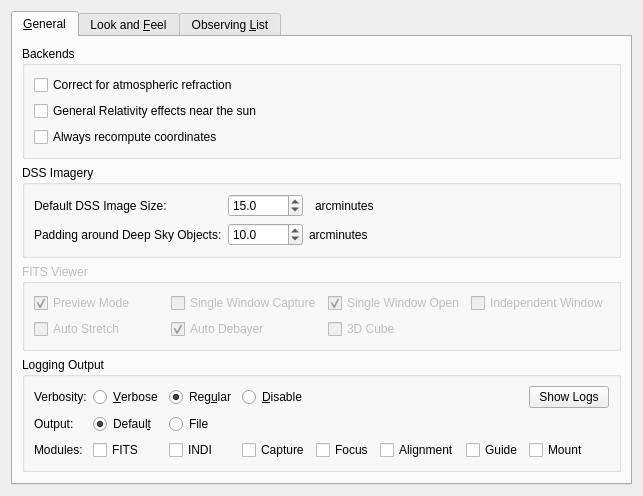
<?xml version="1.0" encoding="UTF-8"?>
<ui version="4.0">
 <class>OpsAdvanced</class>
 <widget class="QWidget" name="OpsAdvanced">
  <property name="geometry">
   <rect>
    <x>0</x>
    <y>0</y>
    <width>584</width>
    <height>418</height>
   </rect>
  </property>
  <layout class="QVBoxLayout" name="verticalLayout_5">
   <item>
    <widget class="QTabWidget" name="AdvancedOptionsTabWidget">
     <property name="currentIndex">
      <number>0</number>
     </property>
     <widget class="QWidget" name="tab">
      <attribute name="title">
       <string>&amp;General</string>
      </attribute>
      <layout class="QVBoxLayout" name="verticalLayout">
       <item>
        <widget class="QGroupBox" name="BackendsGroupBox">
         <property name="title">
          <string>Backends</string>
         </property>
         <layout class="QVBoxLayout" name="verticalLayout_4">
          <item>
           <widget class="QCheckBox" name="kcfg_UseRefraction">
            <property name="toolTip">
             <string>Correct coordinates of objects for the effects of the atmosphere</string>
            </property>
            <property name="whatsThis">
             <string>The atmosphere bends light passing through it, like a lens.  If this item is checked, this &quot;atmospheric refraction&quot; will be simulated in the sky map.  Note that this correction is only applied when using the Horizontal coordinate system.</string>
            </property>
            <property name="text">
             <string>Correct for atmospheric refraction</string>
            </property>
           </widget>
          </item>
          <item>
           <widget class="QCheckBox" name="kcfg_UseRelativistic">
            <property name="toolTip">
             <string>Correct for the effect of sun's gravity on star positions, as predicted by General Relativity, and verified by Eddington's experiment.</string>
            </property>
            <property name="text">
             <string>General Relativity effects near the sun</string>
            </property>
           </widget>
          </item>
          <item>
           <widget class="QCheckBox" name="kcfg_AlwaysRecomputeCoordinates">
            <property name="whatsThis">
             <string>Checking this option causes recomputation of current equatorial coordinates from catalog coordinates (i.e. application of precession, nutation and aberration corrections) for every redraw of the map. This makes processing slower when there are many stars to handle, but is more likely to be bug-free. There are known bugs in the rendering of stars when this recomputation is avoided.</string>
            </property>
            <property name="text">
             <string>Always recompute coordinates</string>
            </property>
           </widget>
          </item>
         </layout>
        </widget>
       </item>
       <item>
        <widget class="QGroupBox" name="ImageryGroupBox">
         <property name="title">
          <string>DSS Imagery</string>
         </property>
         <layout class="QGridLayout" name="gridLayout">
          <item row="0" column="0">
           <widget class="QLabel" name="label">
            <property name="text">
             <string>Default DSS Image Size: </string>
            </property>
           </widget>
          </item>
          <item row="0" column="1">
           <widget class="QDoubleSpinBox" name="kcfg_DefaultDSSImageSize">
            <property name="sizePolicy">
             <sizepolicy hsizetype="Minimum" vsizetype="Fixed">
              <horstretch>0</horstretch>
              <verstretch>0</verstretch>
             </sizepolicy>
            </property>
            <property name="minimumSize">
             <size>
              <width>75</width>
              <height>0</height>
             </size>
            </property>
            <property name="decimals">
             <number>1</number>
            </property>
            <property name="minimum">
             <double>1.000000000000000</double>
            </property>
            <property name="maximum">
             <double>75.000000000000000</double>
            </property>
            <property name="value">
             <double>15.000000000000000</double>
            </property>
           </widget>
          </item>
          <item row="0" column="3">
           <widget class="QLabel" name="DefaultDSSImageSizeUnitLabel">
            <property name="sizePolicy">
             <sizepolicy hsizetype="Expanding" vsizetype="Preferred">
              <horstretch>0</horstretch>
              <verstretch>0</verstretch>
             </sizepolicy>
            </property>
            <property name="text">
             <string>arcminutes</string>
            </property>
           </widget>
          </item>
          <item row="1" column="0">
           <widget class="QLabel" name="label_3">
            <property name="text">
             <string>Padding around Deep Sky Objects:</string>
            </property>
           </widget>
          </item>
          <item row="1" column="1">
           <widget class="QDoubleSpinBox" name="kcfg_DSSPadding">
            <property name="minimumSize">
             <size>
              <width>75</width>
              <height>0</height>
             </size>
            </property>
            <property name="decimals">
             <number>1</number>
            </property>
            <property name="minimum">
             <double>1.000000000000000</double>
            </property>
            <property name="maximum">
             <double>75.000000000000000</double>
            </property>
            <property name="value">
             <double>10.000000000000000</double>
            </property>
           </widget>
          </item>
          <item row="1" column="2" colspan="2">
           <widget class="QLabel" name="DSSPaddingUnitLabel">
            <property name="sizePolicy">
             <sizepolicy hsizetype="Expanding" vsizetype="Preferred">
              <horstretch>0</horstretch>
              <verstretch>0</verstretch>
             </sizepolicy>
            </property>
            <property name="text">
             <string>arcminutes</string>
            </property>
           </widget>
          </item>
         </layout>
        </widget>
       </item>
       <item>
        <widget class="QGroupBox" name="FITSViewerGroup">
         <property name="enabled">
          <bool>false</bool>
         </property>
         <property name="title">
          <string>FITS Viewer</string>
         </property>
         <layout class="QGridLayout" name="gridLayout_3">
          <item row="0" column="0">
           <widget class="QCheckBox" name="kcfg_singlePreviewFITS">
            <property name="toolTip">
             <string>Display all captured FITS images in a single tab instead of multiple tabs per image.</string>
            </property>
            <property name="statusTip">
             <string/>
            </property>
            <property name="whatsThis">
             <string/>
            </property>
            <property name="text">
             <string>Preview Mode</string>
            </property>
            <property name="checked">
             <bool>true</bool>
            </property>
           </widget>
          </item>
          <item row="0" column="1">
           <widget class="QCheckBox" name="kcfg_singleWindowCapturedFITS">
            <property name="toolTip">
             <string>Display captured FITS images from all cameras in a single FITS Viewer window instead of a dedicated window to each camera.</string>
            </property>
            <property name="whatsThis">
             <string/>
            </property>
            <property name="text">
             <string>Single Window Capture</string>
            </property>
            <property name="checked">
             <bool>false</bool>
            </property>
           </widget>
          </item>
          <item row="0" column="2">
           <widget class="QCheckBox" name="kcfg_singleWindowOpenedFITS">
            <property name="toolTip">
             <string>Display opened FITS images in a single FITS Viewer window instead of a dedicated window to each file.</string>
            </property>
            <property name="whatsThis">
             <string/>
            </property>
            <property name="text">
             <string>Single Window Open</string>
            </property>
            <property name="checked">
             <bool>true</bool>
            </property>
           </widget>
          </item>
          <item row="0" column="3">
           <widget class="QCheckBox" name="kcfg_independentWindowFITS">
            <property name="toolTip">
             <string>Make FITS Viewer window independent from KStars</string>
            </property>
            <property name="text">
             <string>Independent Window</string>
            </property>
           </widget>
          </item>
          <item row="1" column="0">
           <widget class="QCheckBox" name="kcfg_AutoStretch">
            <property name="toolTip">
             <string>Always apply auto stretch to images in FITS Viewer</string>
            </property>
            <property name="text">
             <string>Auto Stretch</string>
            </property>
           </widget>
          </item>
          <item row="1" column="1">
           <widget class="QCheckBox" name="kcfg_autoDebayerFITS">
            <property name="toolTip">
             <string>Automatially debayer captured image if it contains a bayer pattern</string>
            </property>
            <property name="text">
             <string>Auto Debayer</string>
            </property>
            <property name="checked">
             <bool>true</bool>
            </property>
           </widget>
          </item>
          <item row="1" column="2">
           <widget class="QCheckBox" name="kcfg_auto3DCube">
            <property name="toolTip">
             <string>Process 3D (RGB) FITS images. If unchecked, only first channel is processed.</string>
            </property>
            <property name="text">
             <string>3D Cube</string>
            </property>
           </widget>
          </item>
         </layout>
        </widget>
       </item>
       <item>
        <widget class="QGroupBox" name="groupBox">
         <property name="title">
          <string>Logging Output</string>
         </property>
         <layout class="QGridLayout" name="gridLayout_2">
          <item row="0" column="0">
           <widget class="QLabel" name="label_4">
            <property name="text">
             <string>Verbosity:</string>
            </property>
           </widget>
          </item>
          <item row="1" column="2">
           <widget class="QRadioButton" name="kcfg_LogToFile">
            <property name="toolTip">
             <string>Log output to log file</string>
            </property>
            <property name="text">
             <string>File</string>
            </property>
            <attribute name="buttonGroup">
             <string notr="true">logbuttonGroup</string>
            </attribute>
           </widget>
          </item>
          <item row="0" column="2">
           <widget class="QRadioButton" name="kcfg_RegularLogging">
            <property name="toolTip">
             <string>Enable regular debug output</string>
            </property>
            <property name="text">
             <string>Reg&amp;ular</string>
            </property>
            <property name="checked">
             <bool>true</bool>
            </property>
            <attribute name="buttonGroup">
             <string notr="true">verbosityButtonGroup</string>
            </attribute>
           </widget>
          </item>
          <item row="2" column="5">
           <widget class="QCheckBox" name="kcfg_AlignmentLogging">
            <property name="toolTip">
             <string>Log Ekos Alignment module activity</string>
            </property>
            <property name="text">
             <string>Alignment</string>
            </property>
            <attribute name="buttonGroup">
             <string notr="true">modulesGroup</string>
            </attribute>
           </widget>
          </item>
          <item row="2" column="2">
           <widget class="QCheckBox" name="kcfg_INDILogging">
            <property name="toolTip">
             <string>Log INDI devices activity</string>
            </property>
            <property name="text">
             <string>INDI</string>
            </property>
            <attribute name="buttonGroup">
             <string notr="true">modulesGroup</string>
            </attribute>
           </widget>
          </item>
          <item row="1" column="0">
           <widget class="QLabel" name="label_5">
            <property name="text">
             <string>Output:</string>
            </property>
           </widget>
          </item>
          <item row="0" column="3">
           <widget class="QRadioButton" name="kcfg_DisableLogging">
            <property name="toolTip">
             <string>Disable all logging output</string>
            </property>
            <property name="text">
             <string>&amp;Disable</string>
            </property>
            <property name="checked">
             <bool>false</bool>
            </property>
            <attribute name="buttonGroup">
             <string notr="true">verbosityButtonGroup</string>
            </attribute>
           </widget>
          </item>
          <item row="0" column="1">
           <widget class="QRadioButton" name="kcfg_VerboseLogging">
            <property name="toolTip">
             <string>Enable verbose debug output</string>
            </property>
            <property name="text">
             <string>&amp;Verbose</string>
            </property>
            <attribute name="buttonGroup">
             <string notr="true">verbosityButtonGroup</string>
            </attribute>
           </widget>
          </item>
          <item row="2" column="4">
           <widget class="QCheckBox" name="kcfg_FocusLogging">
            <property name="toolTip">
             <string>Log Ekos Focus module activity</string>
            </property>
            <property name="text">
             <string>Focus</string>
            </property>
            <attribute name="buttonGroup">
             <string notr="true">modulesGroup</string>
            </attribute>
           </widget>
          </item>
          <item row="2" column="6">
           <widget class="QCheckBox" name="kcfg_GuideLogging">
            <property name="toolTip">
             <string>Log Ekos Guide module activity</string>
            </property>
            <property name="text">
             <string>Guide</string>
            </property>
            <attribute name="buttonGroup">
             <string notr="true">modulesGroup</string>
            </attribute>
           </widget>
          </item>
          <item row="2" column="0">
           <widget class="QLabel" name="label_6">
            <property name="text">
             <string>Modules:</string>
            </property>
           </widget>
          </item>
          <item row="2" column="1">
           <widget class="QCheckBox" name="kcfg_FITSLogging">
            <property name="toolTip">
             <string>Log FITS processing activity</string>
            </property>
            <property name="text">
             <string>FITS</string>
            </property>
            <attribute name="buttonGroup">
             <string notr="true">modulesGroup</string>
            </attribute>
           </widget>
          </item>
          <item row="1" column="1">
           <widget class="QRadioButton" name="kcfg_LogToDefault">
            <property name="toolTip">
             <string>Log debug messages to default output device used by the platform (e.g. Standard Error)</string>
            </property>
            <property name="text">
             <string>Defaul&amp;t</string>
            </property>
            <property name="checked">
             <bool>true</bool>
            </property>
            <attribute name="buttonGroup">
             <string notr="true">logbuttonGroup</string>
            </attribute>
           </widget>
          </item>
          <item row="2" column="7">
           <widget class="QCheckBox" name="kcfg_MountLogging">
            <property name="toolTip">
             <string>Log Ekos Mount module activity</string>
            </property>
            <property name="text">
             <string>Mount</string>
            </property>
            <attribute name="buttonGroup">
             <string notr="true">modulesGroup</string>
            </attribute>
           </widget>
          </item>
          <item row="2" column="3">
           <widget class="QCheckBox" name="kcfg_CaptureLogging">
            <property name="toolTip">
             <string>Log Ekos Capture module activity</string>
            </property>
            <property name="text">
             <string>Capture</string>
            </property>
            <attribute name="buttonGroup">
             <string notr="true">modulesGroup</string>
            </attribute>
           </widget>
          </item>
          <item row="0" column="7">
           <widget class="QPushButton" name="showLogsB">
            <property name="text">
             <string>Show Logs</string>
            </property>
           </widget>
          </item>
         </layout>
        </widget>
       </item>
       <item>
        <spacer name="GeneralTabSpacer">
         <property name="orientation">
          <enum>Qt::Vertical</enum>
         </property>
         <property name="sizeHint" stdset="0">
          <size>
           <width>20</width>
           <height>40</height>
          </size>
         </property>
        </spacer>
       </item>
      </layout>
     </widget>
     <widget class="QWidget" name="tab_3">
      <attribute name="title">
       <string>Look and &amp;Feel</string>
      </attribute>
      <layout class="QVBoxLayout" name="verticalLayout_3">
       <item>
        <widget class="QCheckBox" name="kcfg_UseAnimatedSlewing">
         <property name="toolTip">
          <string>Show slewing motion when focus changes?</string>
         </property>
         <property name="whatsThis">
          <string>If checked, changing the focus position will result in a visible animated &quot;slew&quot; to the new position.  Otherwise, the display will center on the new position instantaneously.</string>
         </property>
         <property name="text">
          <string>Use animated slewing</string>
         </property>
        </widget>
       </item>
       <item>
        <widget class="QCheckBox" name="kcfg_UseAutoLabel">
         <property name="toolTip">
          <string>Show name label of centered object?</string>
         </property>
         <property name="whatsThis">
          <string>If checked, a name label will be temporarily attached to an object while it is centered in the display.  You can attach a more persistent label to any object using the right-click popup menu.</string>
         </property>
         <property name="text">
          <string>Attach label to centered object</string>
         </property>
        </widget>
       </item>
       <item>
        <widget class="QCheckBox" name="kcfg_UseHoverLabel">
         <property name="toolTip">
          <string>Show name label of centered object?</string>
         </property>
         <property name="whatsThis">
          <string>If checked, a name label will be temporarily attached to an object while it is centered in the display.  You can attach a more persistent label to any object using the right-click popup menu.</string>
         </property>
         <property name="text">
          <string>Attach temporary label when hovering mouse</string>
         </property>
        </widget>
       </item>
       <item>
        <widget class="QCheckBox" name="kcfg_UseAntialias">
         <property name="toolTip">
          <string>Select this for smoother (but slower) graphics</string>
         </property>
         <property name="text">
          <string>Use antialiased drawing</string>
         </property>
        </widget>
       </item>
       <item>
        <widget class="QCheckBox" name="kcfg_HideOnSlew">
         <property name="toolTip">
          <string>Do not draw all objects while the map is moving?</string>
         </property>
         <property name="whatsThis">
          <string>When the map is in motion, smooth animation is compromised if the program has too many objects to draw on the map; check this item to temporarily hide some of the objects while the display is in motion.</string>
         </property>
         <property name="text">
          <string>Hide objects while moving</string>
         </property>
        </widget>
       </item>
       <item>
        <layout class="QHBoxLayout">
         <property name="spacing">
          <number>6</number>
         </property>
         <property name="leftMargin">
          <number>0</number>
         </property>
         <property name="topMargin">
          <number>0</number>
         </property>
         <property name="rightMargin">
          <number>0</number>
         </property>
         <property name="bottomMargin">
          <number>0</number>
         </property>
         <item>
          <widget class="QLabel" name="textLabelHideTimeStep">
           <property name="text">
            <string>Also hide if time step larger than:</string>
           </property>
          </widget>
         </item>
         <item>
          <widget class="TimeStepBox" name="SlewTimeScale"/>
         </item>
         <item>
          <spacer>
           <property name="orientation">
            <enum>Qt::Horizontal</enum>
           </property>
           <property name="sizeType">
            <enum>QSizePolicy::Expanding</enum>
           </property>
           <property name="sizeHint" stdset="0">
            <size>
             <width>111</width>
             <height>20</height>
            </size>
           </property>
          </spacer>
         </item>
        </layout>
       </item>
       <item>
        <widget class="QGroupBox" name="HideBox">
         <property name="sizePolicy">
          <sizepolicy hsizetype="Expanding" vsizetype="Preferred">
           <horstretch>0</horstretch>
           <verstretch>0</verstretch>
          </sizepolicy>
         </property>
         <property name="title">
          <string>Configure Hidden Objects</string>
         </property>
         <layout class="QVBoxLayout">
          <property name="spacing">
           <number>6</number>
          </property>
          <property name="leftMargin">
           <number>8</number>
          </property>
          <property name="topMargin">
           <number>8</number>
          </property>
          <property name="rightMargin">
           <number>8</number>
          </property>
          <property name="bottomMargin">
           <number>8</number>
          </property>
          <item>
           <layout class="QHBoxLayout">
            <property name="spacing">
             <number>6</number>
            </property>
            <property name="leftMargin">
             <number>0</number>
            </property>
            <property name="topMargin">
             <number>0</number>
            </property>
            <property name="rightMargin">
             <number>0</number>
            </property>
            <property name="bottomMargin">
             <number>0</number>
            </property>
            <item>
             <widget class="QCheckBox" name="kcfg_HideStars">
              <property name="toolTip">
               <string>Hide faint stars while moving?</string>
              </property>
              <property name="whatsThis">
               <string>If checked, then fainter stars will be hidden when the map is in motion.</string>
              </property>
              <property name="text">
               <string>Stars fainter than</string>
              </property>
             </widget>
            </item>
            <item>
             <widget class="MagnitudeSpinBox" name="kcfg_MagLimitHideStar">
              <property name="minimumSize">
               <size>
                <width>40</width>
                <height>0</height>
               </size>
              </property>
              <property name="focusPolicy">
               <enum>Qt::StrongFocus</enum>
              </property>
              <property name="whatsThis">
               <string>Stars fainter than this will not be drawn while the map is moving.</string>
              </property>
             </widget>
            </item>
            <item>
             <widget class="QLabel" name="textLabelMag1">
              <property name="text">
               <string>mag</string>
              </property>
             </widget>
            </item>
            <item>
             <spacer>
              <property name="orientation">
               <enum>Qt::Horizontal</enum>
              </property>
              <property name="sizeType">
               <enum>QSizePolicy::Expanding</enum>
              </property>
              <property name="sizeHint" stdset="0">
               <size>
                <width>240</width>
                <height>20</height>
               </size>
              </property>
             </spacer>
            </item>
           </layout>
          </item>
          <item>
           <layout class="QGridLayout">
            <property name="leftMargin">
             <number>0</number>
            </property>
            <property name="topMargin">
             <number>0</number>
            </property>
            <property name="rightMargin">
             <number>0</number>
            </property>
            <property name="bottomMargin">
             <number>0</number>
            </property>
            <property name="spacing">
             <number>6</number>
            </property>
            <item row="4" column="0" rowspan="2">
             <widget class="QCheckBox" name="kcfg_HideIC">
              <property name="toolTip">
               <string>Hide IC objects while moving?</string>
              </property>
              <property name="whatsThis">
               <string>If checked, then objects in the IC catalog will be hidden when the map is in motion.</string>
              </property>
              <property name="text">
               <string>IC objects</string>
              </property>
             </widget>
            </item>
            <item row="0" column="1">
             <widget class="QCheckBox" name="kcfg_HideMilkyWay">
              <property name="toolTip">
               <string>Hide the Milky Way contour while moving?</string>
              </property>
              <property name="whatsThis">
               <string>If checked, then the Milky Way contour will be hidden when the map is in motion.</string>
              </property>
              <property name="text">
               <string>Milky Way</string>
              </property>
             </widget>
            </item>
            <item row="0" column="0">
             <widget class="QCheckBox" name="kcfg_HidePlanets">
              <property name="toolTip">
               <string>Hide solar system bodies while moving?</string>
              </property>
              <property name="whatsThis">
               <string>If checked, then all solar system bodies will be hidden when the map is in motion.</string>
              </property>
              <property name="text">
               <string>Solar system</string>
              </property>
             </widget>
            </item>
            <item row="5" column="1">
             <widget class="QCheckBox" name="kcfg_HideCBounds">
              <property name="text">
               <string>Constellation boundaries</string>
              </property>
             </widget>
            </item>
            <item row="1" column="0">
             <widget class="QCheckBox" name="kcfg_HideMessier">
              <property name="toolTip">
               <string>Hide Messier objects when moving?</string>
              </property>
              <property name="whatsThis">
               <string>If checked, then objects in the Messier catalog will be hidden when the map is in motion.</string>
              </property>
              <property name="text">
               <string>Messier objects</string>
              </property>
             </widget>
            </item>
            <item row="6" column="1">
             <widget class="QCheckBox" name="kcfg_HideGrids">
              <property name="toolTip">
               <string>Hide coordinate grids while moving?</string>
              </property>
              <property name="whatsThis">
               <string>If checked, then the coordinate grids will be hidden when the map is in motion.</string>
              </property>
              <property name="text">
               <string>Coordinate grids</string>
              </property>
             </widget>
            </item>
            <item row="2" column="0" rowspan="2">
             <widget class="QCheckBox" name="kcfg_HideNGC">
              <property name="toolTip">
               <string>Hide NGC objects while moving?</string>
              </property>
              <property name="whatsThis">
               <string>If checked, then objects in the NGC catalog will be hidden when the map is in motion.</string>
              </property>
              <property name="text">
               <string>NGC objects</string>
              </property>
             </widget>
            </item>
            <item row="3" column="1" rowspan="2">
             <widget class="QCheckBox" name="kcfg_HideCLines">
              <property name="toolTip">
               <string>Hide constellation lines while moving?</string>
              </property>
              <property name="whatsThis">
               <string>If checked, then constellation lines will be hidden when the map is in motion.</string>
              </property>
              <property name="text">
               <string>Constellation lines</string>
              </property>
             </widget>
            </item>
            <item row="1" column="1" rowspan="2">
             <widget class="QCheckBox" name="kcfg_HideCNames">
              <property name="toolTip">
               <string>Hide constellation names while moving?</string>
              </property>
              <property name="whatsThis">
               <string>If checked, then constellation names will be hidden when the map is in motion.</string>
              </property>
              <property name="text">
               <string>Constellation names</string>
              </property>
             </widget>
            </item>
            <item row="6" column="0">
             <widget class="QCheckBox" name="kcfg_HideLabels">
              <property name="text">
               <string>Object labels</string>
              </property>
             </widget>
            </item>
           </layout>
          </item>
         </layout>
        </widget>
       </item>
       <item>
        <spacer name="verticalSpacer">
         <property name="orientation">
          <enum>Qt::Vertical</enum>
         </property>
         <property name="sizeHint" stdset="0">
          <size>
           <width>20</width>
           <height>211</height>
          </size>
         </property>
        </spacer>
       </item>
      </layout>
     </widget>
     <widget class="QWidget" name="tab_2">
      <attribute name="title">
       <string>Observing &amp;List</string>
      </attribute>
      <layout class="QVBoxLayout" name="verticalLayout_2">
       <item>
        <widget class="QGroupBox" name="ObsListOptions">
         <property name="sizePolicy">
          <sizepolicy hsizetype="Expanding" vsizetype="Preferred">
           <horstretch>0</horstretch>
           <verstretch>0</verstretch>
          </sizepolicy>
         </property>
         <property name="title">
          <string>Observing List Labels</string>
         </property>
         <layout class="QHBoxLayout">
          <property name="spacing">
           <number>6</number>
          </property>
          <property name="leftMargin">
           <number>8</number>
          </property>
          <property name="topMargin">
           <number>8</number>
          </property>
          <property name="rightMargin">
           <number>8</number>
          </property>
          <property name="bottomMargin">
           <number>8</number>
          </property>
          <item>
           <widget class="QRadioButton" name="kcfg_ObsListSymbol">
            <property name="text">
             <string>S&amp;ymbol</string>
            </property>
            <property name="checked">
             <bool>true</bool>
            </property>
           </widget>
          </item>
          <item>
           <widget class="QRadioButton" name="kcfg_ObsListText">
            <property name="text">
             <string>Te&amp;xt</string>
            </property>
           </widget>
          </item>
         </layout>
        </widget>
       </item>
       <item>
        <widget class="QGroupBox" name="ObsListImageryOptions">
         <property name="sizePolicy">
          <sizepolicy hsizetype="Expanding" vsizetype="Preferred">
           <horstretch>0</horstretch>
           <verstretch>0</verstretch>
          </sizepolicy>
         </property>
         <property name="title">
          <string>Preferred Imagery (Always downloads DSS. SDSS support has been removed temporarily in this version)</string>
         </property>
         <layout class="QHBoxLayout" name="_3">
          <property name="spacing">
           <number>6</number>
          </property>
          <property name="leftMargin">
           <number>8</number>
          </property>
          <property name="topMargin">
           <number>8</number>
          </property>
          <property name="rightMargin">
           <number>8</number>
          </property>
          <property name="bottomMargin">
           <number>8</number>
          </property>
          <item>
           <widget class="QRadioButton" name="kcfg_ObsListPreferDSS">
            <property name="enabled">
             <bool>false</bool>
            </property>
            <property name="text">
             <string>Digiti&amp;zed Sky Survey (DSS)</string>
            </property>
            <property name="checked">
             <bool>true</bool>
            </property>
           </widget>
          </item>
          <item>
           <widget class="QRadioButton" name="kcfg_ObsListPreferSDSS">
            <property name="enabled">
             <bool>false</bool>
            </property>
            <property name="text">
             <string>Sloan &amp;Digital Sky Survey (SDSS)</string>
            </property>
           </widget>
          </item>
         </layout>
        </widget>
       </item>
       <item>
        <widget class="QGroupBox" name="ObsListMiscOptions">
         <property name="title">
          <string>Miscellaneous</string>
         </property>
         <layout class="QVBoxLayout" name="verticalLayout_6">
          <item>
           <widget class="QCheckBox" name="kcfg_ObsListDemoteHole">
            <property name="text">
             <string>While sorting by percentage altitude, demote objects present in the Dobsonian hole</string>
            </property>
           </widget>
          </item>
          <item>
           <layout class="QHBoxLayout" name="horizontalLayout">
            <item>
             <spacer name="holeSizeSpacer">
              <property name="orientation">
               <enum>Qt::Horizontal</enum>
              </property>
              <property name="sizeHint" stdset="0">
               <size>
                <width>40</width>
                <height>20</height>
               </size>
              </property>
             </spacer>
            </item>
            <item>
             <widget class="QLabel" name="holeSizeLabel">
              <property name="sizePolicy">
               <sizepolicy hsizetype="MinimumExpanding" vsizetype="Preferred">
                <horstretch>0</horstretch>
                <verstretch>0</verstretch>
               </sizepolicy>
              </property>
              <property name="text">
               <string>Hole size in degrees:</string>
              </property>
              <property name="alignment">
               <set>Qt::AlignRight|Qt::AlignTrailing|Qt::AlignVCenter</set>
              </property>
             </widget>
            </item>
            <item>
             <widget class="QDoubleSpinBox" name="kcfg_ObsListHoleSize">
              <property name="sizePolicy">
               <sizepolicy hsizetype="Minimum" vsizetype="Minimum">
                <horstretch>0</horstretch>
                <verstretch>0</verstretch>
               </sizepolicy>
              </property>
              <property name="maximum">
               <double>89.989999999999995</double>
              </property>
              <property name="value">
               <double>15.000000000000000</double>
              </property>
             </widget>
            </item>
           </layout>
          </item>
         </layout>
        </widget>
       </item>
       <item>
        <spacer name="verticalSpacer_2">
         <property name="orientation">
          <enum>Qt::Vertical</enum>
         </property>
         <property name="sizeHint" stdset="0">
          <size>
           <width>20</width>
           <height>417</height>
          </size>
         </property>
        </spacer>
       </item>
      </layout>
     </widget>
    </widget>
   </item>
  </layout>
 </widget>
 <customwidgets>
  <customwidget>
   <class>MagnitudeSpinBox</class>
   <extends>QDoubleSpinBox</extends>
   <header>widgets/magnitudespinbox.h</header>
  </customwidget>
  <customwidget>
   <class>TimeStepBox</class>
   <extends>QSpinBox</extends>
   <header>widgets/timestepbox.h</header>
  </customwidget>
 </customwidgets>
 <tabstops>
  <tabstop>AdvancedOptionsTabWidget</tabstop>
  <tabstop>kcfg_UseRefraction</tabstop>
  <tabstop>kcfg_UseRelativistic</tabstop>
  <tabstop>kcfg_AlwaysRecomputeCoordinates</tabstop>
  <tabstop>kcfg_DefaultDSSImageSize</tabstop>
  <tabstop>kcfg_DSSPadding</tabstop>
  <tabstop>kcfg_UseAnimatedSlewing</tabstop>
  <tabstop>kcfg_UseAutoLabel</tabstop>
  <tabstop>kcfg_UseHoverLabel</tabstop>
  <tabstop>kcfg_UseAntialias</tabstop>
  <tabstop>kcfg_HideOnSlew</tabstop>
  <tabstop>SlewTimeScale</tabstop>
  <tabstop>kcfg_HideStars</tabstop>
  <tabstop>kcfg_MagLimitHideStar</tabstop>
  <tabstop>kcfg_HidePlanets</tabstop>
  <tabstop>kcfg_HideMilkyWay</tabstop>
  <tabstop>kcfg_HideMessier</tabstop>
  <tabstop>kcfg_HideCNames</tabstop>
  <tabstop>kcfg_HideNGC</tabstop>
  <tabstop>kcfg_HideCLines</tabstop>
  <tabstop>kcfg_HideIC</tabstop>
  <tabstop>kcfg_HideCBounds</tabstop>
  <tabstop>kcfg_HideLabels</tabstop>
  <tabstop>kcfg_HideGrids</tabstop>
  <tabstop>kcfg_ObsListSymbol</tabstop>
  <tabstop>kcfg_ObsListText</tabstop>
  <tabstop>kcfg_ObsListPreferDSS</tabstop>
  <tabstop>kcfg_ObsListPreferSDSS</tabstop>
 </tabstops>
 <resources/>
 <connections/>
 <buttongroups>
  <buttongroup name="modulesGroup">
   <property name="exclusive">
    <bool>false</bool>
   </property>
  </buttongroup>
  <buttongroup name="logbuttonGroup"/>
  <buttongroup name="verbosityButtonGroup"/>
 </buttongroups>
</ui>
